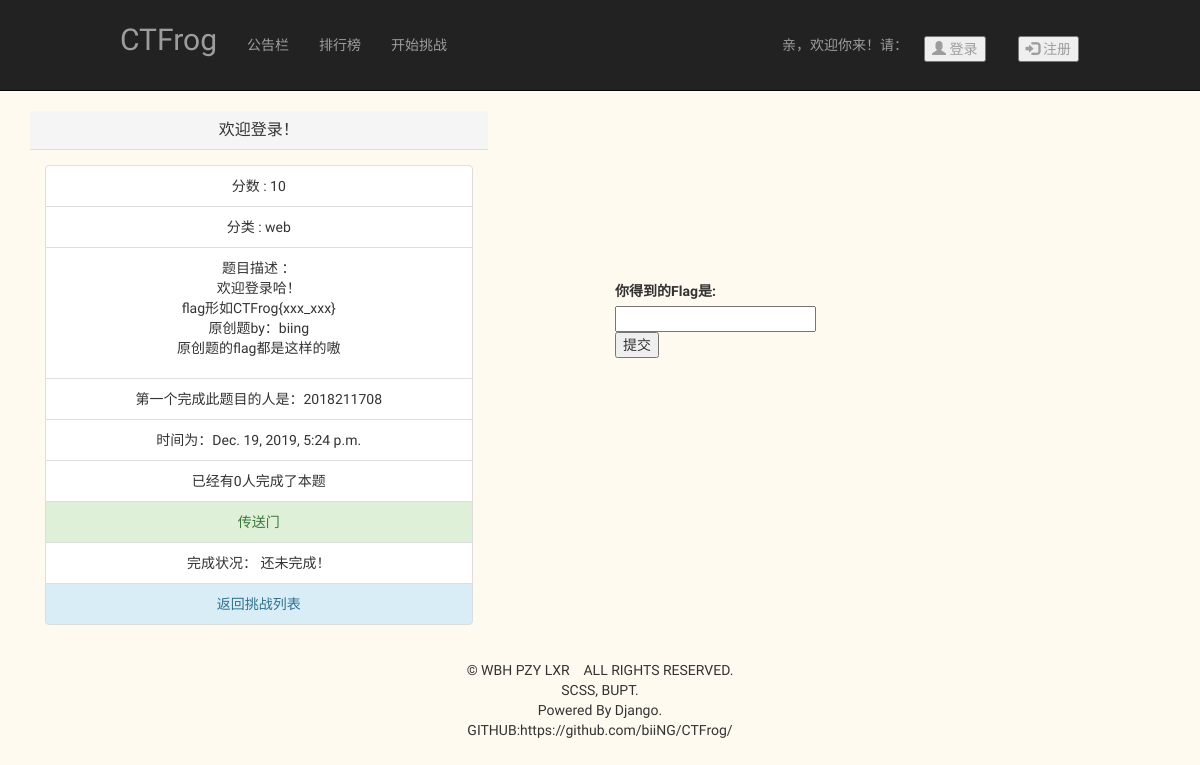
The page /challenge/12/ on the database its author committed.
### challenge/models.py (models this page shows, shortened)
class Challenge(models.Model):
    title = models.CharField(max_length=20, unique=True)
    category = models.CharField(max_length=10)
    description = models.TextField(max_length=200, blank=True, default="")
    bonus = models.IntegerField()
    flag = models.CharField(max_length=200)
    file = models.FileField(null=True, upload_to='ChallengeFiles/')
    url = models.URLField(null=True)
    finishMe = models.ManyToManyField(User,through='WhoFinishMe')
    finishedtimes = models.IntegerField(default=0)

class WhoFinishMe(models.Model):
    challenge = models.ForeignKey(Challenge, on_delete=models.CASCADE)
    user = models.ForeignKey(User, on_delete=models.CASCADE,null=True)
    finished = models.BooleanField(default=False)
    finishedTime = models.DateTimeField(auto_now_add=True)

### user/models.py (models this page shows, shortened)
class User(models.Model):
    gender = (
        ('male', '男'),
        ('famale', '女'),
    )
    name = models.CharField(max_length=128, unique=True)
    password = models.CharField(max_length=256)
    email = models.EmailField(unique=True)
    sex = models.CharField(max_length=32, choices=gender, default='男')
    submit_num = models.IntegerField(default=0)
    right_num = models.IntegerField(default=0)
    accuracy = models.DecimalField(default=0, max_digits=5, decimal_places=2)
    is_verified = models.BooleanField(default=False)
    creat_time = models.DateTimeField(auto_now_add=True)
    student_id = models.IntegerField(verbose_name='The student id of the user', null=False)
    real_name = models.CharField(max_length=10, null=False, default="default", verbose_name="The user's real_name")
    mark = models.IntegerField(default=0)
    team = models.ForeignKey(
        Team, on_delete=models.SET_NULL, blank=True, null=True, default=None)
    issuperuser = models.BooleanField(
        default=False, verbose_name='is it a team manager')
    def __str__(self):
        return self.name  # 可读化显示
    class Meta:
        ordering = ["-creat_time"]  # 按时间降序
        verbose_name = "用户"  # 模型名称
        verbose_name_plural = "用户们"  # 模型复数名

### challenge/views.py (the view)
# urls.py: path('<int:primarykey>/', views.ChallengeDetail, name='challenge-detail'),
def ChallengeDetail(request, primarykey):
    challenge = Challenge.objects.get(pk=primarykey)
    firstblood = WhoFinishMe.objects.filter(
        challenge=challenge).order_by('finishedTime').first()
    if request.session.get('is_login', False):
        username = request.session['username']
        user_existed = models.User.objects.get(name=username)
        finish = Challenge.objects.filter(whofinishme__challenge=challenge).filter(
            whofinishme__user=user_existed)
    else:
        finish = []
    form = FlagForm(request.POST)
    return render(request, 'challengedetail.html', {'title': challenge.title,
                                                    'category': challenge.category,
                                                    'description': challenge.description,
                                                    'bonus': challenge.bonus,
                                                    'flag': challenge.flag,
                                                    'file': challenge.file,
                                                    'finishtimes': challenge.finishedtimes,
                                                    'pk': primarykey,
                                                    'form': form,
                                                    'finish': finish,
                                                    'firstBlood': firstblood,
                                                    'URL': challenge.url,
                                                    },
                  )

### challenge/forms.py
class FlagForm(forms.Form):
    Flag = forms.CharField(label="你得到的Flag是",
                           max_length="50",
                           )

### challenge/templates/challengedetail.html (shortened to what this page needs)
{% extends 'navigationbar.html' %}
{% load staticfiles %}
{% block customcss %}
    <link rel="stylesheet" type="text/css" href="{% static 'css/challengedetail.css' %}">
{% endblock %}
{% block custombody %}
    <div class="container">
        <div class="row">
            <div id="Challenge" class="panel-default col-xs-5">
                <div class="panel-heading">
                    <h2 class="panel-title">{{ title }}</h2>
                </div>
                <div class="panel-body">
                    <ul class="list-group">
                        <li class="list-group-item">分数 : {{ bonus }}</li>
                        <li class="list-group-item">分类 : {{ category }}</li>
                        <li class="list-group-item">题目描述 ：<br/>
                            <p>{{ description|safe|linebreaksbr }}</p></li>
                        {% if firstBlood is not None %}
                            <li class="list-group-item">第一个完成此题目的人是：{{ firstBlood.user }}</li>
                            <li class="list-group-item">时间为：{{ firstBlood.finishedTime }}</li>
                        {% endif %}
                        <li class="list-group-item">已经有{{ finishtimes }}人完成了本题</li>
                    {% if URL is null %}
                        <li class="list-group-item list-group-item-success"><a href="/media/{{ file.name }}">传送门</a>
                        </li>
                    {% else %}
                        <li class="list-group-item list-group-item-success"><a href="{{ URL }}">传送门</a></li>
                    {% endif %}
                        <li class="list-group-item">完成状况：
                            {% if finish %}
                                已经完成！不可以再提交flag啦！
                            {% else %}还未完成！
                            {% endif %}</li>
                        <li class="list-group-item list-group-item-info"><a href="{% url 'challenge-home' %}">返回挑战列表</a>
                        </li>
                    </ul>
                </div>
            </div>
            <div class="col-xs-4 col-xs-offset-1" id="flag">
                {% if not finish %}
                    <form name="Flag" action="{% url 'check-flag' pk %}" method="post">
                        <br>
                        <label>{{ form.Flag.label }}:</label><br>
                        {{ form.Flag }}<br>
                        <input type="submit" value="提交">
                    </form>
                {% endif %}
            </div>
        </div>
    </div>
{% endblock %}

### static/css/navi-bar.css (style rules this page uses)
body { background: linear-gradient(#fffaf0, #fffaf0); font-family:"Ubuntu","Lucida Sans Unicode", "Lucida Grande", sans-serif; }
a { text-decoration: none; color: inherit; }

### challenge/static/css/challengedetail.css (style rules this page uses)
#Challenge { text-align:center; }
h2 { text-align: center; }
#flag { margin-top: 150px; }

### rows shown on the page
Challenge: title "欢迎登录！", category "web", description "欢迎登录哈！ flag形如CTFrog{xxx_xxx} 原创题by：biing 原创题的flag都是这样的嗷"
WhoFinishMe: user "2018211708", finishedTime "Dec. 19, 2019, 5:24 p.m."

### other values the page prints
{{ bonus }} "10"
{{ finishtimes }} "0"
